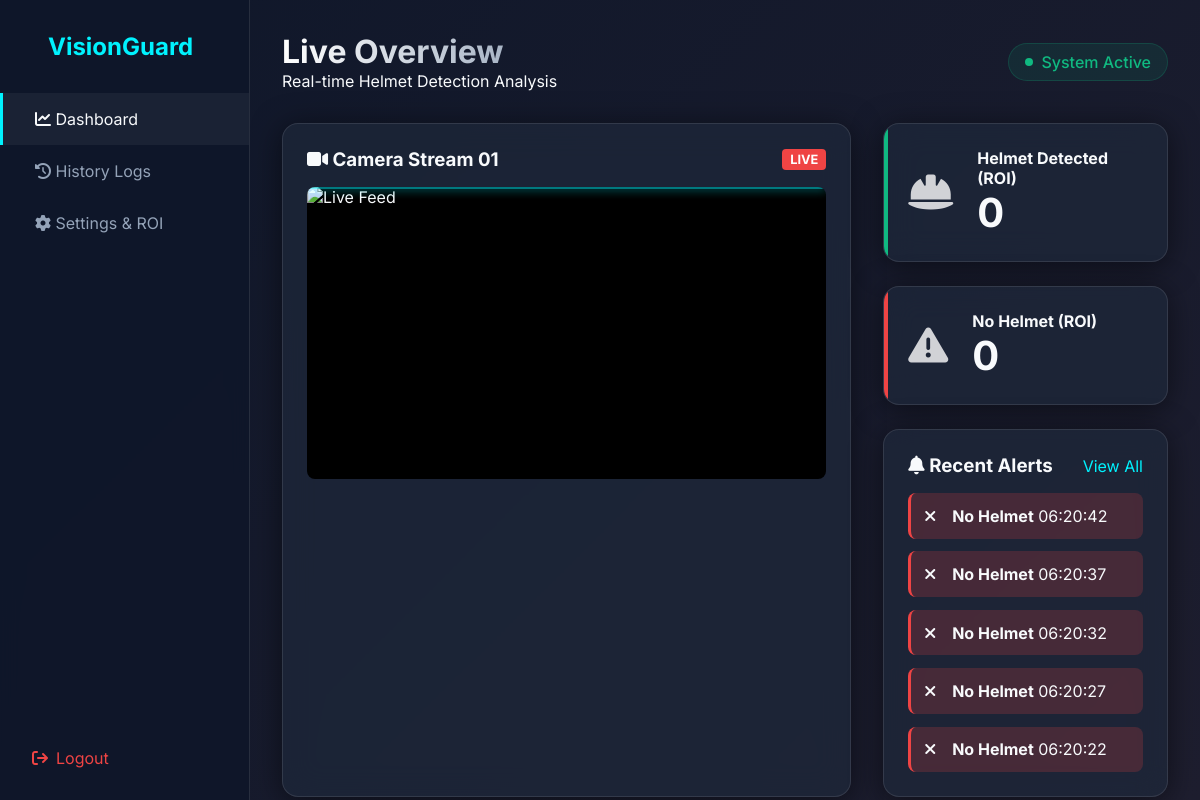
Screenshot of / (signed in) with the database file from the repository.
### core/models.py (models this page shows)
class DetectionLog(db.Model):
    id = db.Column(db.Integer, primary_key=True)
    timestamp = db.Column(db.DateTime, default=datetime.utcnow)
    class_name = db.Column(db.String(50), nullable=False) # 'Helmet' or 'No Helmet'
    snapshot_path = db.Column(db.String(255), nullable=True) # relative path to static/snapshots/

### core/routes/dashboard.py (the view)
@dashboard_bp.route('/')
@login_required
def index():
    recent_logs = DetectionLog.query.order_by(DetectionLog.timestamp.desc()).limit(5).all()
    return render_template('dashboard.html', recent_logs=recent_logs)

### core/templates/dashboard.html (shortened to what this page needs)
{% extends "base.html" %}
{% block content %}
<div class="dashboard-header">
    <div>
        <h1 class="page-title">Live Overview</h1>
        <p class="page-subtitle">Real-time Helmet Detection Analysis</p>
    </div>
    <div class="status-indicator">
        <span class="pulse"></span> System Active
    </div>
</div>
<div class="dashboard-grid">
    <div class="main-video-section glass-panel">
        <div class="panel-header">
            <h3><i class="fa-solid fa-video"></i> Camera Stream 01</h3>
            <span class="badge badge-live">LIVE</span>
        </div>
        <div class="video-container">
            <img src="{{ url_for('stream.video_feed') }}" alt="Live Feed" class="video-stream" onerror="this.src=''">
            <div class="scan-line"></div>
        </div>
    </div>
    <div class="stats-section">
        <div class="stat-card glass-panel highlight-green">
            <div class="stat-icon"><i class="fa-solid fa-helmet-safety"></i></div>
            <div class="stat-info">
                <h4>Helmet Detected (ROI)</h4>
                <div class="stat-value" id="helmet-count">0</div>
            </div>
        </div>
        <div class="stat-card glass-panel highlight-red">
            <div class="stat-icon"><i class="fa-solid fa-triangle-exclamation"></i></div>
            <div class="stat-info">
                <h4>No Helmet (ROI)</h4>
                <div class="stat-value" id="no-helmet-count">0</div>
            </div>
        </div>
        <div class="recent-alerts glass-panel">
            <div class="panel-header">
                <h3><i class="fa-solid fa-bell"></i> Recent Alerts</h3>
                <a href="{{ url_for('logs.history') }}" class="btn-link">View All</a>
            </div>
            <div class="alerts-list">
                {% if recent_logs %}
                    {% for log in recent_logs %}
                        <div class="alert-item {% if log.class_name == 'No Helmet' %}alert-danger{% else %}alert-success{% endif %}">
                            <div class="alert-icon">
                                {% if log.class_name == 'No Helmet' %}
                                    <i class="fa-solid fa-xmark"></i>
                                {% else %}
                                    <i class="fa-solid fa-check"></i>
                                {% endif %}
                            </div>
                            <div class="alert-content">
                                <strong>{{ log.class_name }}</strong>
                                <span class="time">{{ log.timestamp.strftime('%H:%M:%S') }}</span>
                            </div>
                        </div>
                    {% endfor %}
                {% else %}
                    <div class="empty-state">No recent detections</div>
                {% endif %}
            </div>
        </div>
    </div>
</div>
{% endblock %}

### core/static/css/style.css (style rules this page uses)
:root { --primary: #00f2fe; --seconday: #4facfe; --bg-dark: #0f172a; --bg-panel: rgba(30, 41, 59, 0.7); --text-main: #f8fafc; --text-muted: #94a3b8; --success: #10b981; --danger: #ef4444; --glass-border: rgba(255, 255, 255, 0.1); }
* { margin: 0; padding: 0; box-sizing: border-box; font-family: 'Inter', sans-serif; }
body { background: linear-gradient(135deg, #0f172a 0%, #1e1e2f 100%); color: var(--text-main); min-height: 100vh; overflow-x: hidden; }
.glass-panel { background: var(--bg-panel); backdrop-filter: blur(16px); -webkit-backdrop-filter: blur(16px); border: 1px solid var(--glass-border); border-radius: 16px; padding: 1.5rem; box-shadow: 0 4px 30px rgba(0, 0, 0, 0.5); }
.dashboard-header { display: flex; justify-content: space-between; align-items: center; margin-bottom: 2rem; }
.page-title { font-size: 2rem; font-weight: 700; background: linear-gradient(to right, #fff, #94a3b8); -webkit-background-clip: text; -webkit-text-fill-color: transparent; }
.status-indicator { display: flex; align-items: center; gap: 0.5rem; color: var(--success); font-weight: 500; background: rgba(16, 185, 129, 0.1); padding: 0.5rem 1rem; border-radius: 20px; border: 1px solid rgba(16, 185, 129, 0.2); }
.pulse { width: 8px; height: 8px; background: var(--success); border-radius: 50%; box-shadow: 0 0 0 0 rgba(16, 185, 129, 0.7); animation: pulse 2s infinite; }
.dashboard-grid { display: grid; grid-template-columns: 2fr 1fr; gap: 2rem; }
.video-container { position: relative; width: 100%; border-radius: 8px; overflow: hidden; background: #000; aspect-ratio: 16/9; }
.video-stream { width: 100%; height: 100%; object-fit: cover; }
.scan-line { position: absolute; top: 0; left: 0; width: 100%; height: 2px; background: rgba(0, 242, 254, 0.5); box-shadow: 0 0 10px var(--primary); animation: scan 4s linear infinite; }
.panel-header { display: flex; justify-content: space-between; align-items: center; margin-bottom: 1rem; }
.badge-live { background: var(--danger); color: white; padding: 0.2rem 0.5rem; border-radius: 4px; font-size: 0.8rem; font-weight: bold; animation: blink 2s infinite; }
.stats-section { display: flex; flex-direction: column; gap: 1.5rem; }
.stat-card { display: flex; align-items: center; gap: 1.5rem; padding: 1.5rem; position: relative; overflow: hidden; }
.stat-card::before { content: ''; position: absolute; top: 0; left: 0; width: 4px; height: 100%; }
.highlight-green::before { background: var(--success); }
.highlight-red::before { background: var(--danger); }
.stat-icon { font-size: 2.5rem; color: rgba(255, 255, 255, 0.8); }
.stat-value { font-size: 2.5rem; font-weight: 700; transition: transform 0.2s; }
.stat-value.pop { animation: pop 0.3s ease-out; }
.alerts-list { display: flex; flex-direction: column; gap: 0.8rem; }
.alert-item { display: flex; align-items: center; gap: 1rem; padding: 0.8rem; background: rgba(0, 0, 0, 0.2); border-radius: 8px; border-left: 3px solid transparent; }
.alert-item.alert-danger { border-left-color: var(--danger); }
.btn-link { color: var(--primary); text-decoration: none; }
.alert-danger { background: rgba(239, 68, 68, 0.2); border-color: rgba(239, 68, 68, 0.3); }

### rows the page displays
DetectionLog: class_name "No Helmet", timestamp "06:20:42"
DetectionLog: class_name "No Helmet", timestamp "06:20:37"
DetectionLog: class_name "No Helmet", timestamp "06:20:32"
DetectionLog: class_name "No Helmet", timestamp "06:20:27"
DetectionLog: class_name "No Helmet", timestamp "06:20:22"
